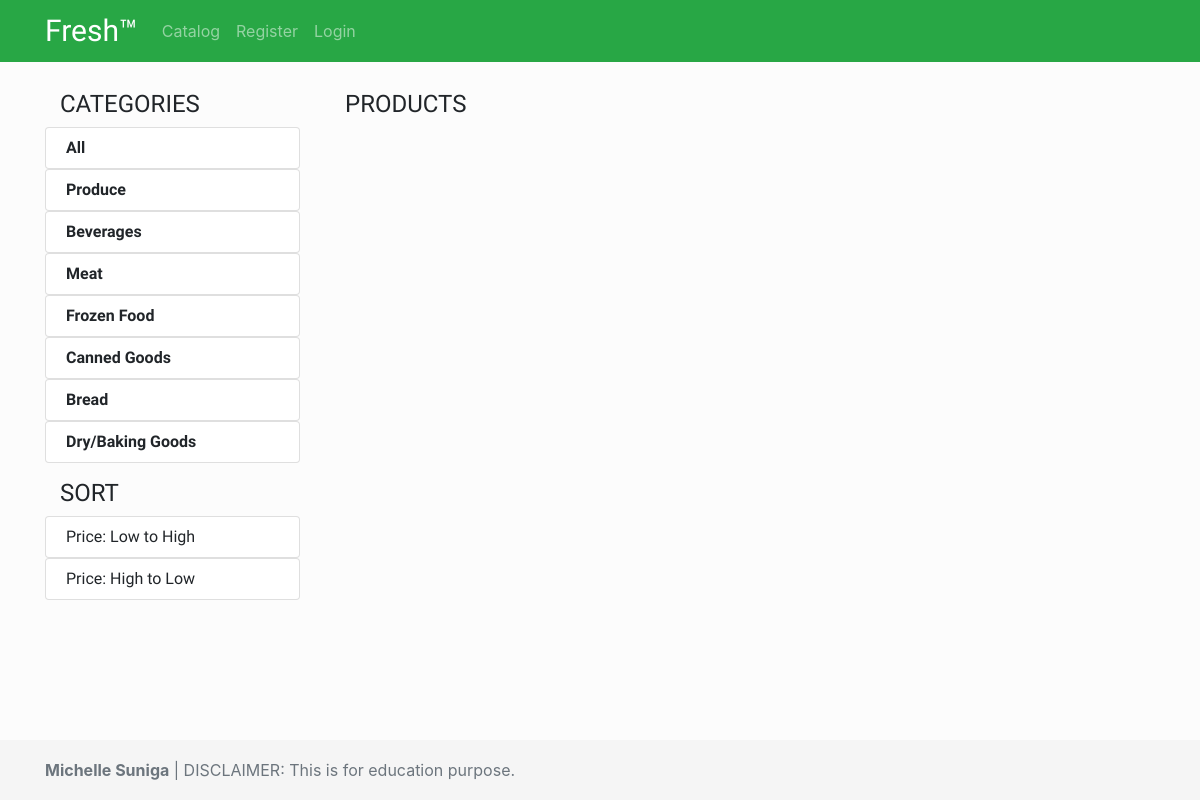
Screenshot of /app/views/catalog.php?category=2 with the database file from the repository.
### tables this page shows
CREATE TABLE `categories` (
  `id` int(11) NOT NULL,
  `name` varchar(255) NOT NULL
);

### app/views/catalog.php (the view, shortened to what this page needs)
<?php require_once "../partials/layout.php" ?>
<?php function get_page_content() {
	global $conn;
?>
<?php
	$sql1 = "SELECT * FROM categories";
	$categories = mysqli_query($conn, $sql1);
 ?>
	<section id="products_list" class="pt-4" >
		<div class="container">
			<div class="row py-1">
				<div class="col-md-3">
					<div class="col-12">
						<h2>Categories</h2>
					</div>
					<div class="">
						<div id="categories_list">
							<ul class="list-group">
								<a href="catalog.php?category=all">
									<li class="list-group-item">All</li>
								</a>
				<?php foreach ($categories as $category) { ?>
					<a href="catalog.php?category=<?php echo $category['id']; ?>">
				<li class="list-group-item"><?php echo $category['name']; ?></li></a>
				<?php } ?>
		</ul>
						</div>
					</div>
					<div class="col-12 mt-3">
						<h2>Sort</h2>
					</div>
					<div id="sort_items">
							<ul class="list-group">
								<a href="../controllers/item_sort.php?sort=asc">
									<li class="list-group-item">Price: Low to High</li>
								</a>
								<a href="../controllers/item_sort.php?sort=dsc">
									<li class="list-group-item">Price: High to Low</li>
								</a>
							</ul>
						</div>
				</div>
				<div class="col-md-9">
					<div class="col-4">
						<h2 >Products</h2>
					</div>
				</div>
			</div>
		</div>
	</section>
<?php } ?>

### app/assets/css/style.css (style rules this page uses)
* { margin: 0; padding: 0; box-sizing: border-box; }
html { position: relative; min-height: 100%; }
body { margin-bottom: 60px; background: #fcfcfc; line-height: 1rem; }
a, a:hover, a:focus { color: inherit; text-decoration: none; }
#categories_list { text-transform: capitalize; font-weight: 700; }
#products_list h2 { font-size: 1.5em; text-transform: uppercase; }

### rows the page displays
categories: name "Produce"
categories: name "Beverages"
categories: name "Meat"
categories: name "Frozen Food"
categories: name "Canned Goods"
categories: name "Bread"
categories: name "Dry/Baking Goods"
